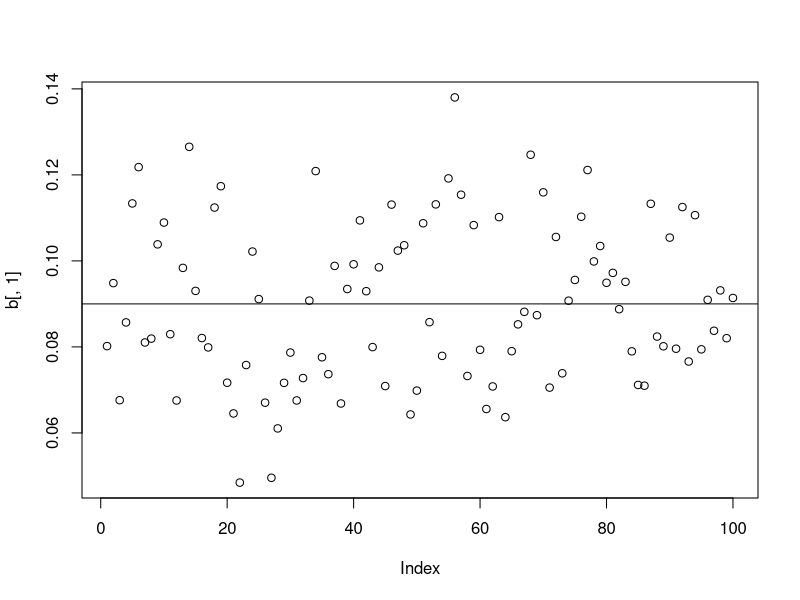

This chart was generated by the following R code:
rep=100
b=matrix(0, rep, 1)
r=0.3
for(i in 1:rep)
{
  z1=rnorm(5000)
  z2=z1*r+sqrt(1-r^2)*rnorm(5000)
  cor(z1, z2)
  cov(z1, z2)
  c1=z1^2
  c2=z2^2
  mod=lm(c1~c2)
  b[i,1]=mod$coefficient[2]
}
plot(b[,1])
abline(h=r^2)
